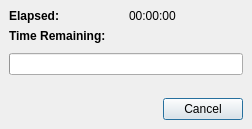
<ui version="4.0" >
 <class>workingDialog</class>
 <widget class="QDialog" name="workingDialog" >
  <property name="geometry" >
   <rect>
    <x>0</x>
    <y>0</y>
    <width>252</width>
    <height>129</height>
   </rect>
  </property>
  <property name="windowTitle" >
   <string>Processing</string>
  </property>
  <layout class="QVBoxLayout" >
   <property name="spacing" >
    <number>6</number>
   </property>
   <property name="leftMargin" >
    <number>9</number>
   </property>
   <property name="topMargin" >
    <number>9</number>
   </property>
   <property name="rightMargin" >
    <number>9</number>
   </property>
   <property name="bottomMargin" >
    <number>9</number>
   </property>
   <item>
    <layout class="QHBoxLayout" >
     <property name="spacing" >
      <number>6</number>
     </property>
     <property name="leftMargin" >
      <number>0</number>
     </property>
     <property name="topMargin" >
      <number>0</number>
     </property>
     <property name="rightMargin" >
      <number>0</number>
     </property>
     <property name="bottomMargin" >
      <number>0</number>
     </property>
     <item>
      <layout class="QVBoxLayout" >
       <property name="spacing" >
        <number>6</number>
       </property>
       <property name="leftMargin" >
        <number>0</number>
       </property>
       <property name="topMargin" >
        <number>0</number>
       </property>
       <property name="rightMargin" >
        <number>0</number>
       </property>
       <property name="bottomMargin" >
        <number>0</number>
       </property>
       <item>
        <widget class="QLabel" name="label_2" >
         <property name="font" >
          <font>
           <weight>75</weight>
           <bold>true</bold>
          </font>
         </property>
         <property name="text" >
          <string>Elapsed:</string>
         </property>
        </widget>
       </item>
       <item>
        <widget class="QLabel" name="label_1" >
         <property name="sizePolicy" >
          <sizepolicy vsizetype="Preferred" hsizetype="Preferred" >
           <horstretch>0</horstretch>
           <verstretch>0</verstretch>
          </sizepolicy>
         </property>
         <property name="font" >
          <font>
           <weight>75</weight>
           <bold>true</bold>
          </font>
         </property>
         <property name="text" >
          <string>Time Remaining:</string>
         </property>
        </widget>
       </item>
      </layout>
     </item>
     <item>
      <layout class="QVBoxLayout" >
       <property name="spacing" >
        <number>6</number>
       </property>
       <property name="leftMargin" >
        <number>0</number>
       </property>
       <property name="topMargin" >
        <number>0</number>
       </property>
       <property name="rightMargin" >
        <number>0</number>
       </property>
       <property name="bottomMargin" >
        <number>0</number>
       </property>
       <item>
        <widget class="QLabel" name="labelElapsed" >
         <property name="text" >
          <string>00:00:00</string>
         </property>
        </widget>
       </item>
       <item>
        <widget class="QLabel" name="labelTimeLeft" >
         <property name="text" >
          <string/>
         </property>
        </widget>
       </item>
      </layout>
     </item>
    </layout>
   </item>
   <item>
    <spacer>
     <property name="orientation" >
      <enum>Qt::Vertical</enum>
     </property>
     <property name="sizeHint" >
      <size>
       <width>20</width>
       <height>8</height>
      </size>
     </property>
    </spacer>
   </item>
   <item>
    <widget class="QProgressBar" name="progressBar" >
     <property name="orientation" >
      <enum>Qt::Horizontal</enum>
     </property>
    </widget>
   </item>
   <item>
    <spacer>
     <property name="orientation" >
      <enum>Qt::Vertical</enum>
     </property>
     <property name="sizeHint" >
      <size>
       <width>20</width>
       <height>20</height>
      </size>
     </property>
    </spacer>
   </item>
   <item>
    <layout class="QHBoxLayout" >
     <property name="spacing" >
      <number>6</number>
     </property>
     <property name="leftMargin" >
      <number>0</number>
     </property>
     <property name="topMargin" >
      <number>0</number>
     </property>
     <property name="rightMargin" >
      <number>0</number>
     </property>
     <property name="bottomMargin" >
      <number>0</number>
     </property>
     <item>
      <widget class="QDialogButtonBox" name="buttonBox" >
       <property name="orientation" >
        <enum>Qt::Horizontal</enum>
       </property>
       <property name="standardButtons" >
        <set>QDialogButtonBox::Cancel</set>
       </property>
      </widget>
     </item>
    </layout>
   </item>
  </layout>
 </widget>
 <resources/>
 <connections/>
</ui>
